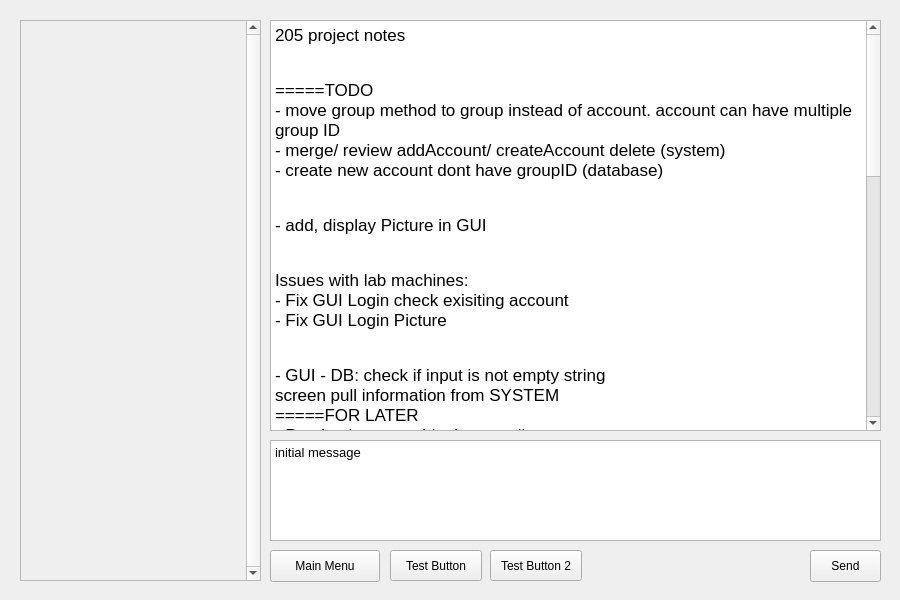
<?xml version="1.0" encoding="UTF-8"?>
<ui version="4.0">
 <class>ChatGUI</class>
 <widget class="QWidget" name="ChatGUI">
  <property name="geometry">
   <rect>
    <x>0</x>
    <y>0</y>
    <width>900</width>
    <height>600</height>
   </rect>
  </property>
  <property name="windowTitle">
   <string>Form</string>
  </property>
  <widget class="QScrollArea" name="scrollArea_userList">
   <property name="geometry">
    <rect>
     <x>20</x>
     <y>20</y>
     <width>241</width>
     <height>561</height>
    </rect>
   </property>
   <property name="verticalScrollBarPolicy">
    <enum>Qt::ScrollBarAlwaysOn</enum>
   </property>
   <property name="widgetResizable">
    <bool>true</bool>
   </property>
   <widget class="QWidget" name="scrollAreaWidgetContents">
    <property name="geometry">
     <rect>
      <x>0</x>
      <y>0</y>
      <width>226</width>
      <height>559</height>
     </rect>
    </property>
   </widget>
  </widget>
  <widget class="QPushButton" name="pushButton_main_menu">
   <property name="geometry">
    <rect>
     <x>270</x>
     <y>550</y>
     <width>110</width>
     <height>32</height>
    </rect>
   </property>
   <property name="sizePolicy">
    <sizepolicy hsizetype="Fixed" vsizetype="Fixed">
     <horstretch>0</horstretch>
     <verstretch>0</verstretch>
    </sizepolicy>
   </property>
   <property name="minimumSize">
    <size>
     <width>110</width>
     <height>0</height>
    </size>
   </property>
   <property name="text">
    <string>Main Menu</string>
   </property>
  </widget>
  <widget class="QTextEdit" name="input_message">
   <property name="geometry">
    <rect>
     <x>270</x>
     <y>440</y>
     <width>611</width>
     <height>101</height>
    </rect>
   </property>
   <property name="html">
    <string>&lt;!DOCTYPE HTML PUBLIC &quot;-//W3C//DTD HTML 4.0//EN&quot; &quot;http://www.w3.org/TR/REC-html40/strict.dtd&quot;&gt;
&lt;html&gt;&lt;head&gt;&lt;meta name=&quot;qrichtext&quot; content=&quot;1&quot; /&gt;&lt;style type=&quot;text/css&quot;&gt;
p, li { white-space: pre-wrap; }
&lt;/style&gt;&lt;/head&gt;&lt;body style=&quot; font-family:'Sans'; font-size:10pt; font-weight:400; font-style:normal;&quot;&gt;
&lt;p style=&quot; margin-top:0px; margin-bottom:0px; margin-left:0px; margin-right:0px; -qt-block-indent:0; text-indent:0px;&quot;&gt;initial message&lt;/p&gt;&lt;/body&gt;&lt;/html&gt;</string>
   </property>
  </widget>
  <widget class="QPushButton" name="pushButton_send_mess">
   <property name="geometry">
    <rect>
     <x>810</x>
     <y>550</y>
     <width>71</width>
     <height>32</height>
    </rect>
   </property>
   <property name="sizePolicy">
    <sizepolicy hsizetype="Fixed" vsizetype="Fixed">
     <horstretch>0</horstretch>
     <verstretch>0</verstretch>
    </sizepolicy>
   </property>
   <property name="minimumSize">
    <size>
     <width>0</width>
     <height>0</height>
    </size>
   </property>
   <property name="text">
    <string>Send</string>
   </property>
  </widget>
  <widget class="QTextBrowser" name="chat_box">
   <property name="geometry">
    <rect>
     <x>270</x>
     <y>20</y>
     <width>611</width>
     <height>411</height>
    </rect>
   </property>
   <property name="html">
    <string>&lt;!DOCTYPE HTML PUBLIC &quot;-//W3C//DTD HTML 4.0//EN&quot; &quot;http://www.w3.org/TR/REC-html40/strict.dtd&quot;&gt;
&lt;html&gt;&lt;head&gt;&lt;meta name=&quot;qrichtext&quot; content=&quot;1&quot; /&gt;&lt;style type=&quot;text/css&quot;&gt;
p, li { white-space: pre-wrap; }
&lt;/style&gt;&lt;/head&gt;&lt;body style=&quot; font-family:'Sans'; font-size:10pt; font-weight:400; font-style:normal;&quot;&gt;
&lt;p style=&quot; margin-top:0px; margin-bottom:0px; margin-left:0px; margin-right:0px; -qt-block-indent:0; text-indent:0px;&quot;&gt;&lt;span style=&quot; font-family:'Helvetica'; font-size:13pt;&quot;&gt;205 project notes&lt;/span&gt;&lt;/p&gt;
&lt;p style=&quot; margin-top:0px; margin-bottom:0px; margin-left:0px; margin-right:0px; -qt-block-indent:0; text-indent:0px;&quot;&gt;&lt;span style=&quot; font-family:'Helvetica'; font-size:13pt;&quot;&gt;&lt;br /&gt;&lt;/span&gt;&lt;/p&gt;
&lt;p style=&quot; margin-top:0px; margin-bottom:0px; margin-left:0px; margin-right:0px; -qt-block-indent:0; text-indent:0px;&quot;&gt;&lt;span style=&quot; font-family:'Helvetica'; font-size:13pt;&quot;&gt;=====TODO&lt;/span&gt;&lt;/p&gt;
&lt;p style=&quot; margin-top:0px; margin-bottom:0px; margin-left:0px; margin-right:0px; -qt-block-indent:0; text-indent:0px;&quot;&gt;&lt;span style=&quot; font-family:'Helvetica'; font-size:13pt;&quot;&gt;- move group method to group instead of account. account can have multiple group ID&lt;/span&gt;&lt;/p&gt;
&lt;p style=&quot; margin-top:0px; margin-bottom:0px; margin-left:0px; margin-right:0px; -qt-block-indent:0; text-indent:0px;&quot;&gt;&lt;span style=&quot; font-family:'Helvetica'; font-size:13pt;&quot;&gt;- merge/ review addAccount/ createAccount delete (system)&lt;/span&gt;&lt;/p&gt;
&lt;p style=&quot; margin-top:0px; margin-bottom:0px; margin-left:0px; margin-right:0px; -qt-block-indent:0; text-indent:0px;&quot;&gt;&lt;span style=&quot; font-family:'Helvetica'; font-size:13pt;&quot;&gt;- create new account dont have groupID (database)&lt;/span&gt;&lt;/p&gt;
&lt;p style=&quot; margin-top:0px; margin-bottom:0px; margin-left:0px; margin-right:0px; -qt-block-indent:0; text-indent:0px;&quot;&gt;&lt;span style=&quot; font-family:'Helvetica'; font-size:13pt;&quot;&gt;&lt;br /&gt;&lt;/span&gt;&lt;/p&gt;
&lt;p style=&quot; margin-top:0px; margin-bottom:0px; margin-left:0px; margin-right:0px; -qt-block-indent:0; text-indent:0px;&quot;&gt;&lt;span style=&quot; font-family:'Helvetica'; font-size:13pt;&quot;&gt;- add, display Picture in GUI&lt;/span&gt;&lt;/p&gt;
&lt;p style=&quot; margin-top:0px; margin-bottom:0px; margin-left:0px; margin-right:0px; -qt-block-indent:0; text-indent:0px;&quot;&gt;&lt;span style=&quot; font-family:'Helvetica'; font-size:13pt;&quot;&gt;&lt;br /&gt;&lt;/span&gt;&lt;/p&gt;
&lt;p style=&quot; margin-top:0px; margin-bottom:0px; margin-left:0px; margin-right:0px; -qt-block-indent:0; text-indent:0px;&quot;&gt;&lt;span style=&quot; font-family:'Helvetica'; font-size:13pt;&quot;&gt;Issues with lab machines:&lt;/span&gt;&lt;/p&gt;
&lt;p style=&quot; margin-top:0px; margin-bottom:0px; margin-left:0px; margin-right:0px; -qt-block-indent:0; text-indent:0px;&quot;&gt;&lt;span style=&quot; font-family:'Helvetica'; font-size:13pt;&quot;&gt;- Fix GUI Login check exisiting account&lt;/span&gt;&lt;/p&gt;
&lt;p style=&quot; margin-top:0px; margin-bottom:0px; margin-left:0px; margin-right:0px; -qt-block-indent:0; text-indent:0px;&quot;&gt;&lt;span style=&quot; font-family:'Helvetica'; font-size:13pt;&quot;&gt;- Fix GUI Login Picture&lt;/span&gt;&lt;/p&gt;
&lt;p style=&quot; margin-top:0px; margin-bottom:0px; margin-left:0px; margin-right:0px; -qt-block-indent:0; text-indent:0px;&quot;&gt;&lt;span style=&quot; font-family:'Helvetica'; font-size:13pt;&quot;&gt;&lt;br /&gt;&lt;/span&gt;&lt;/p&gt;
&lt;p style=&quot; margin-top:0px; margin-bottom:0px; margin-left:0px; margin-right:0px; -qt-block-indent:0; text-indent:0px;&quot;&gt;&lt;span style=&quot; font-family:'Helvetica'; font-size:13pt;&quot;&gt;- GUI - DB: check if input is not empty string&lt;/span&gt;&lt;/p&gt;
&lt;p style=&quot; margin-top:0px; margin-bottom:0px; margin-left:0px; margin-right:0px; -qt-block-indent:0; text-indent:0px;&quot;&gt;&lt;span style=&quot; font-family:'Helvetica'; font-size:13pt;&quot;&gt;screen pull information from SYSTEM&lt;/span&gt;&lt;/p&gt;
&lt;p style=&quot; margin-top:0px; margin-bottom:0px; margin-left:0px; margin-right:0px; -qt-block-indent:0; text-indent:0px;&quot;&gt;&lt;span style=&quot; font-family:'Helvetica'; font-size:13pt;&quot;&gt;=====FOR LATER&lt;/span&gt;&lt;/p&gt;
&lt;p style=&quot; margin-top:0px; margin-bottom:0px; margin-left:0px; margin-right:0px; -qt-block-indent:0; text-indent:0px;&quot;&gt;&lt;span style=&quot; font-family:'Helvetica'; font-size:13pt;&quot;&gt;- Put database outside the tree dir&lt;/span&gt;&lt;/p&gt;
&lt;p style=&quot; margin-top:0px; margin-bottom:0px; margin-left:0px; margin-right:0px; -qt-block-indent:0; text-indent:0px;&quot;&gt;&lt;span style=&quot; font-family:'Helvetica'; font-size:13pt;&quot;&gt;- Need to documents for presentation &lt;/span&gt;&lt;/p&gt;
&lt;p style=&quot; margin-top:0px; margin-bottom:0px; margin-left:0px; margin-right:0px; -qt-block-indent:0; text-indent:0px;&quot;&gt;&lt;span style=&quot; font-family:'Helvetica'; font-size:13pt;&quot;&gt;- How to distribute (to pfaffmann) ?&lt;/span&gt;&lt;/p&gt;
&lt;p style=&quot; margin-top:0px; margin-bottom:0px; margin-left:0px; margin-right:0px; -qt-block-indent:0; text-indent:0px;&quot;&gt;&lt;span style=&quot; font-family:'Helvetica'; font-size:13pt;&quot;&gt;- Have a readme file for instruction on how to run the program&lt;/span&gt;&lt;/p&gt;
&lt;p style=&quot; margin-top:0px; margin-bottom:0px; margin-left:0px; margin-right:0px; -qt-block-indent:0; text-indent:0px;&quot;&gt;&lt;span style=&quot; font-family:'Helvetica'; font-size:13pt;&quot;&gt;&lt;br /&gt;&lt;/span&gt;&lt;/p&gt;
&lt;p style=&quot; margin-top:0px; margin-bottom:0px; margin-left:0px; margin-right:0px; -qt-block-indent:0; text-indent:0px;&quot;&gt;&lt;span style=&quot; font-family:'Helvetica'; font-size:13pt;&quot;&gt;&lt;br /&gt;&lt;/span&gt;&lt;/p&gt;
&lt;p style=&quot; margin-top:0px; margin-bottom:0px; margin-left:0px; margin-right:0px; -qt-block-indent:0; text-indent:0px;&quot;&gt;&lt;span style=&quot; font-family:'Helvetica'; font-size:13pt;&quot;&gt;&lt;br /&gt;&lt;/span&gt;&lt;/p&gt;
&lt;p style=&quot; margin-top:0px; margin-bottom:0px; margin-left:0px; margin-right:0px; -qt-block-indent:0; text-indent:0px;&quot;&gt;&lt;span style=&quot; font-family:'Helvetica'; font-size:13pt;&quot;&gt;=====PRESENTATION: 20m&lt;/span&gt;&lt;/p&gt;
&lt;p style=&quot; margin-top:0px; margin-bottom:0px; margin-left:0px; margin-right:0px; -qt-block-indent:0; text-indent:0px;&quot;&gt;&lt;span style=&quot; font-family:'Helvetica'; font-size:13pt;&quot;&gt;- audience: technical, high level, alumni&lt;/span&gt;&lt;/p&gt;
&lt;p style=&quot; margin-top:0px; margin-bottom:0px; margin-left:0px; margin-right:0px; -qt-block-indent:0; text-indent:0px;&quot;&gt;&lt;span style=&quot; font-family:'Helvetica'; font-size:13pt;&quot;&gt;- make sure demo work&lt;/span&gt;&lt;/p&gt;
&lt;p style=&quot; margin-top:0px; margin-bottom:0px; margin-left:0px; margin-right:0px; -qt-block-indent:0; text-indent:0px;&quot;&gt;&lt;span style=&quot; font-family:'Helvetica'; font-size:13pt;&quot;&gt;- Create a script of sorts for our presentation&lt;/span&gt;&lt;/p&gt;
&lt;p style=&quot; margin-top:0px; margin-bottom:0px; margin-left:0px; margin-right:0px; -qt-block-indent:0; text-indent:0px;&quot;&gt;&lt;span style=&quot; font-family:'Helvetica'; font-size:13pt;&quot;&gt;- outline:&lt;/span&gt;&lt;/p&gt;
&lt;p style=&quot; margin-top:0px; margin-bottom:0px; margin-left:0px; margin-right:0px; -qt-block-indent:0; text-indent:0px;&quot;&gt;&lt;span style=&quot; font-family:'Helvetica'; font-size:13pt;&quot;&gt;p1: Intro - 2,3m&lt;/span&gt;&lt;/p&gt;
&lt;p style=&quot; margin-top:0px; margin-bottom:0px; margin-left:0px; margin-right:0px; -qt-block-indent:0; text-indent:0px;&quot;&gt;&lt;span style=&quot; font-family:'Helvetica'; font-size:13pt;&quot;&gt;+ intro us: team name, members&lt;/span&gt;&lt;/p&gt;
&lt;p style=&quot; margin-top:0px; margin-bottom:0px; margin-left:0px; margin-right:0px; -qt-block-indent:0; text-indent:0px;&quot;&gt;&lt;span style=&quot; font-family:'Helvetica'; font-size:13pt;&quot;&gt;+ aim of the project: &lt;/span&gt;&lt;/p&gt;
&lt;p style=&quot; margin-top:0px; margin-bottom:0px; margin-left:0px; margin-right:0px; -qt-block-indent:0; text-indent:0px;&quot;&gt;&lt;span style=&quot; font-family:'Helvetica'; font-size:13pt;&quot;&gt;&lt;br /&gt;&lt;/span&gt;&lt;/p&gt;
&lt;p style=&quot; margin-top:0px; margin-bottom:0px; margin-left:0px; margin-right:0px; -qt-block-indent:0; text-indent:0px;&quot;&gt;&lt;span style=&quot; font-family:'Helvetica'; font-size:13pt;&quot;&gt;p2: Design (MVC, class structure, ) - 4,5m&lt;/span&gt;&lt;/p&gt;
&lt;p style=&quot; margin-top:0px; margin-bottom:0px; margin-left:0px; margin-right:0px; -qt-block-indent:0; text-indent:0px;&quot;&gt;&lt;span style=&quot; font-family:'Helvetica'; font-size:13pt;&quot;&gt;+ MVC&lt;/span&gt;&lt;/p&gt;
&lt;p style=&quot; margin-top:0px; margin-bottom:0px; margin-left:0px; margin-right:0px; -qt-block-indent:0; text-indent:0px;&quot;&gt;&lt;span style=&quot; font-family:'Helvetica'; font-size:13pt;&quot;&gt;+ Class Structure&lt;/span&gt;&lt;/p&gt;
&lt;p style=&quot; margin-top:0px; margin-bottom:0px; margin-left:0px; margin-right:0px; -qt-block-indent:0; text-indent:0px;&quot;&gt;&lt;span style=&quot; font-family:'Helvetica'; font-size:13pt;&quot;&gt;&lt;br /&gt;&lt;/span&gt;&lt;/p&gt;
&lt;p style=&quot; margin-top:0px; margin-bottom:0px; margin-left:0px; margin-right:0px; -qt-block-indent:0; text-indent:0px;&quot;&gt;&lt;span style=&quot; font-family:'Helvetica'; font-size:13pt;&quot;&gt;p3: Demo (from diff users prospective) - 10,12m&lt;/span&gt;&lt;/p&gt;
&lt;p style=&quot; margin-top:0px; margin-bottom:0px; margin-left:0px; margin-right:0px; -qt-block-indent:0; text-indent:0px;&quot;&gt;&lt;span style=&quot; font-family:'Helvetica'; font-size:13pt;&quot;&gt;+&lt;/span&gt;&lt;/p&gt;
&lt;p style=&quot; margin-top:0px; margin-bottom:0px; margin-left:0px; margin-right:0px; -qt-block-indent:0; text-indent:0px;&quot;&gt;&lt;span style=&quot; font-family:'Helvetica'; font-size:13pt;&quot;&gt;+&lt;/span&gt;&lt;/p&gt;
&lt;p style=&quot; margin-top:0px; margin-bottom:0px; margin-left:0px; margin-right:0px; -qt-block-indent:0; text-indent:0px;&quot;&gt;&lt;span style=&quot; font-family:'Helvetica'; font-size:13pt;&quot;&gt;&lt;br /&gt;&lt;/span&gt;&lt;/p&gt;
&lt;p style=&quot; margin-top:0px; margin-bottom:0px; margin-left:0px; margin-right:0px; -qt-block-indent:0; text-indent:0px;&quot;&gt;&lt;span style=&quot; font-family:'Helvetica'; font-size:13pt;&quot;&gt;p4: Q&amp;amp;A (optional) - 2m&lt;/span&gt;&lt;/p&gt;
&lt;p style=&quot; margin-top:0px; margin-bottom:0px; margin-left:0px; margin-right:0px; -qt-block-indent:0; text-indent:0px;&quot;&gt;&lt;span style=&quot; font-family:'Helvetica'; font-size:13pt;&quot;&gt;&lt;br /&gt;&lt;/span&gt;&lt;/p&gt;
&lt;p style=&quot; margin-top:0px; margin-bottom:0px; margin-left:0px; margin-right:0px; -qt-block-indent:0; text-indent:0px;&quot;&gt;&lt;span style=&quot; font-family:'Helvetica'; font-size:13pt;&quot;&gt;&lt;br /&gt;&lt;/span&gt;&lt;/p&gt;
&lt;p style=&quot; margin-top:0px; margin-bottom:0px; margin-left:0px; margin-right:0px; -qt-block-indent:0; text-indent:0px;&quot;&gt;&lt;span style=&quot; font-family:'Helvetica'; font-size:13pt;&quot;&gt;&lt;br /&gt;&lt;/span&gt;&lt;/p&gt;&lt;/body&gt;&lt;/html&gt;</string>
   </property>
  </widget>
  <widget class="QPushButton" name="testButton">
   <property name="geometry">
    <rect>
     <x>390</x>
     <y>550</y>
     <width>92</width>
     <height>31</height>
    </rect>
   </property>
   <property name="text">
    <string>Test Button</string>
   </property>
  </widget>
  <widget class="QPushButton" name="testButton_2">
   <property name="geometry">
    <rect>
     <x>490</x>
     <y>550</y>
     <width>92</width>
     <height>31</height>
    </rect>
   </property>
   <property name="text">
    <string>Test Button 2</string>
   </property>
  </widget>
 </widget>
 <resources/>
 <connections/>
</ui>
